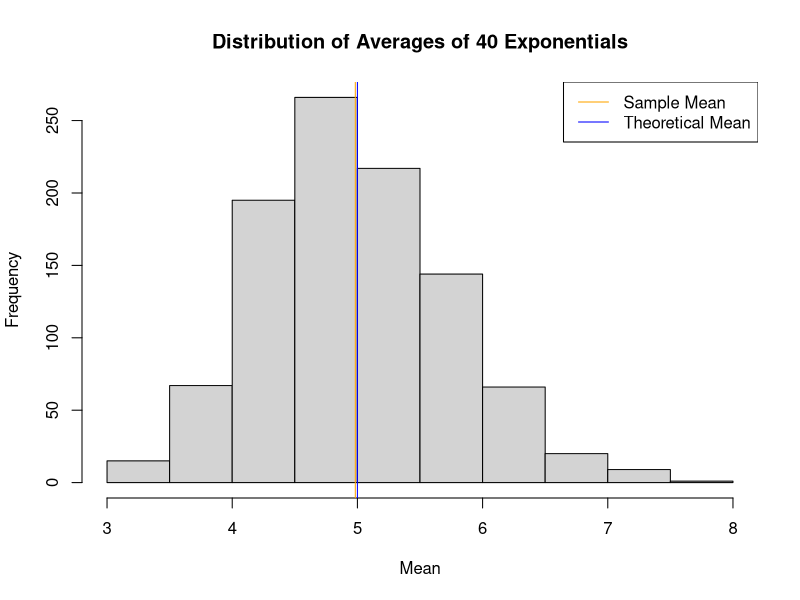
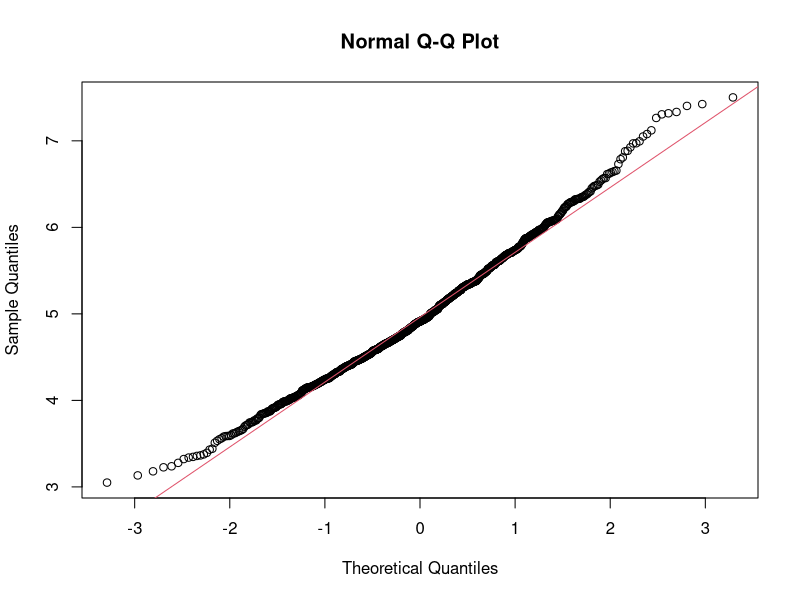

These charts were generated, in order, by the following R code:
## ---- chunk 1
set.seed(7)
lambda <- 0.2
n <- 40
sims <- 1000
exp_sims <- replicate(sims, rexp(n, lambda))
exp_means <- apply(exp_sims, 2, mean)
## ---- chunk 2
mean(exp_means)
## ---- chunk 3
1/lambda
## ---- chunk 4
hist(exp_means, xlab = "Mean", main = "Distribution of Averages of 40 Exponentials")
abline(v = mean(exp_means), col = "orange")
abline(v = 1/lambda, col = "blue")
legend("topright", c("Sample Mean","Theoretical Mean"), col = c("orange", "blue"), lwd = 1)
## ---- chunk 5
var(exp_means)
## ---- chunk 6
((1/lambda)*(1/sqrt(n)))^2
## ---- chunk 7
(((1/lambda)*(1/sqrt(n)))^2) - var(exp_means)
## ---- chunk 8
qqnorm(exp_means)
qqline(exp_means, col = 2)
